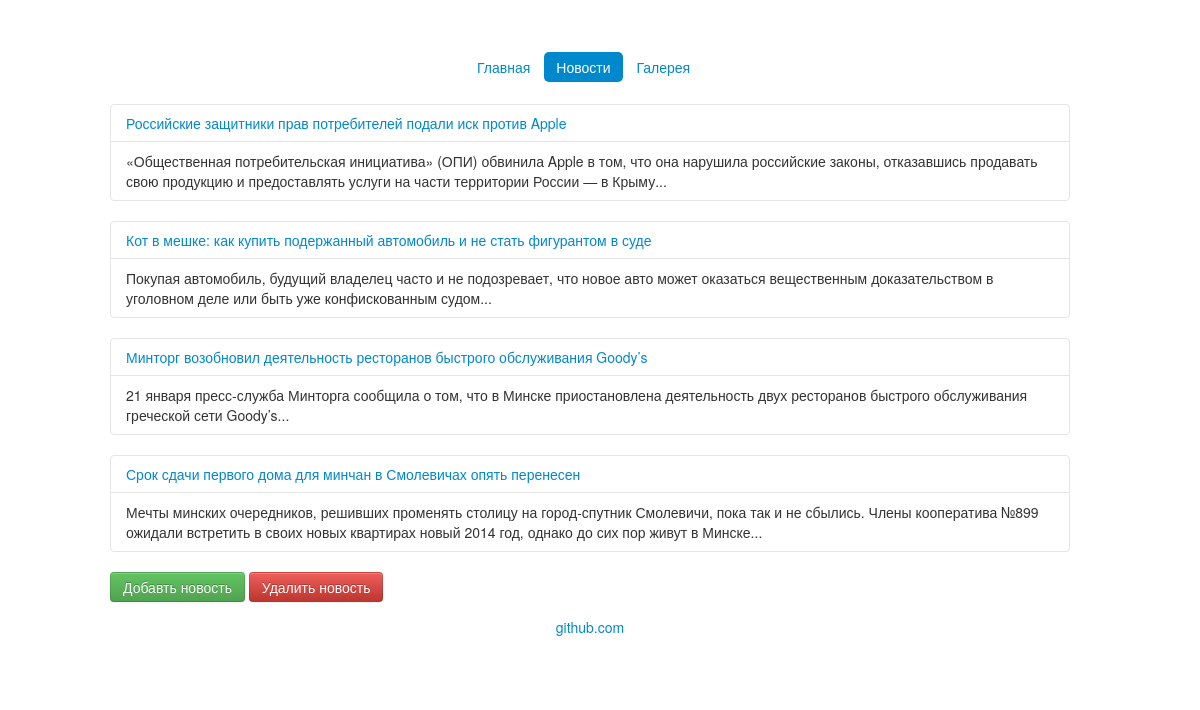
/index.php?url=news/index, run on the app's committed database.
### tables this page shows
CREATE TABLE `st_news` (
  `id` int(10) unsigned NOT NULL AUTO_INCREMENT,
  `title` varchar(255) NOT NULL,
  `description` text NOT NULL,
  `content` text NOT NULL,
  `date` timestamp NOT NULL DEFAULT CURRENT_TIMESTAMP,
  `author` varchar(255) DEFAULT NULL,
  PRIMARY KEY (`id`)
);

### inc/services/autoloaders.php (called while the page is built, shortened)
<?php
spl_autoload_register(function($class){
    $pathToFile = 'inc/services/' . strtolower($class) . '.php';
});
spl_autoload_register(function($class){
    $controllerFlag = strpos($class, 'Controller');
    if($controllerFlag){
        $controllerName = str_replace('Controller', '',  $class);
        $pathToController = 'inc/controllers/' . strtolower($controllerName) . '.php';
    }
});
spl_autoload_register(function($class){
    $modelFlag = strpos($class, 'Model');
    if($modelFlag){
        $modelName = str_replace('Model', '',  $class);
        $pathToModel = 'inc/models/' . strtolower($modelName) . '.php';
    }
});

### inc/services/view.php (called while the page is built, shortened)
<?php
class View
{
    public function render($name, $data = array()){
        require('inc/views/header.php');
        require('inc/views/' . $name . '.php');
        require('inc/views/footer.php');
    }
}

### inc/controllers/news.php (called while the page is built, shortened)
<?php
class NewsController extends Controller
{
    public function indexAction()
    {
        $this->view->render('news/news');
    }
    public static function trimText($text){
        $part = explode('. ', $text);
        $part = array_slice($part, 0, (count($part)-1));
        $part = implode('. ', $part);
        return $part;
    }
}

### index.php (called while the page is built, shortened)
<?php
new App();

### inc/services/model.php (called while the page is built, shortened)
<?php
class Model
{
    public static $dbc;
    public static function getDbc()
    {
        if (!self::$dbc) {
            self::$dbc = new PDO('mysql: host=' . APP_DB_HOST . '; dbname=' . APP_DB_DATABASE, APP_DB_USER, APP_DB_PASS, array(PDO::MYSQL_ATTR_INIT_COMMAND => "SET NAMES 'utf8'"));
        }
        return self::$dbc;
    }
}

### inc/models/news.php (called while the page is built, shortened)
<?php
class NewsModel extends Model
{
    public static function getAllNews()
    {
        $news = self::getDbc()->query('SELECT * FROM ' . APP_DB_PREFIX . 'news');
        return $news->fetchAll(PDO::FETCH_ASSOC);
    }
}

### inc/views/news/news.php (the view)
<div class="row">
    <div class="menu">
        <ul class="nav nav-pills">
            <li><a href="<?php echo APP_BASE_URL . '?url=main/index'; ?>">Главная </a></li>
            <li class="active"><a href="">Новости</a></li>
            <li><a href="<?php echo APP_BASE_URL . '?url=gallery/index'; ?>">Галерея</a></li>
        </ul>
    </div>
</div>
<?php
foreach (NewsModel::getAllNews() as $value) {
    echo "<div class='row'>";
    $html = "<div class='accordion' id='accordion2'>
  <div class='accordion-group'>
    <div class='accordion-heading'>
      <a class='accordion-toggle' href=" . APP_BASE_URL . "?url=news/read/$value[id]>$value[title]</a>
    </div>
    <div id='collapseOne' class='accordion-body collapse in'>
      <div class='accordion-inner'>";
    $html .= NewsController::trimText(substr($value["content"], 0, 400)) . '...';
    $html .= "</div>
    </div>
  </div>
</div>";
    echo $html;
    echo "</div>";
}
?>
<div class="row">
    <a href="<?php echo APP_BASE_URL . '?url=news/add'; ?>" class="btn btn-success">Добавть новость</a>
    <a href="<?php echo APP_BASE_URL . '?url=news/del'; ?>" class="btn btn-danger">Удалить новость</a>
</div>

### inc/services/app.php (shortened to what this page needs)
<?php
class App
{
    public function __construct(){
        $url = (isset($_GET['url'])) ? trim($_GET['url']) : APP_DEFAULT_CONTROLLER;
        $urlParts = explode('/', rtrim($url));
        $actionParams = array_slice($urlParts, 2);
        $controller = new $controllerName;
        $actionName = (isset($urlParts[1])) ? $urlParts[1] . 'Action' : APP_DEFAULT_ACTION;
        if(method_exists($controller, $actionName)){
            call_user_func(array($controller, $actionName), $actionParams[0]);
        }
    }
}

### inc/views/header.php (shortened to what this page needs)
<!DOCTYPE html>
<html>
<head>
    <link href="<?php echo APP_BASE_PATH; ?>css/bootstrap.css" rel="stylesheet" type="text/css"/>
    <link href="<?php echo APP_BASE_PATH; ?>css/style.css" rel="stylesheet" type="text/css"/>
    <link href="<?php echo APP_BASE_PATH; ?>css/gallery.css" rel="stylesheet" type="text/css"/>
</head>
<body>
<div class="container">
    <div id="header"></div>

### inc/views/footer.php
<div class="row">
    <div id="footer"><a href="https://github.com/YDziashkevich/SKA">github.com</a></div>
</div>
</div>
</body>
</html>

### css/style.css (style rules this page uses)
#header { height: 50px; }
#footer { height: 50px; text-align: center; padding: 15px; }
.menu { width: 250px; margin: 0 auto; }

### data on the page
st_news: title "Российские защитники прав потребителей подали иск против Apple", content "«Общественная потребительская инициатива» (ОПИ) обвинила Apple в том, что она нарушила российские законы, отказавшись продавать свою продукцию и предоставлять услуги на части территории России — в Крыму..."
st_news: title "Кот в мешке: как купить подержанный автомобиль и не стать фигурантом в суде", content "Покупая автомобиль, будущий владелец часто и не подозревает, что новое авто может оказаться вещественным доказательством в уголовном деле или быть уже конфискованным судом..."
st_news: title "Минторг возобновил деятельность ресторанов быстрого обслуживания Goody’s", content "21 января пресс-служба Минторга сообщила о том, что в Минске приостановлена деятельность двух ресторанов быстрого обслуживания греческой сети Goody’s..."
st_news: title "Срок сдачи первого дома для минчан в Смолевичах опять перенесен", content "Мечты минских очередников, решивших променять столицу на город-спутник Смолевичи, пока так и не сбылись. Члены кооператива №899 ожидали встретить в своих новых квартирах новый 2014 год, однако до сих пор живут в Минске..."
